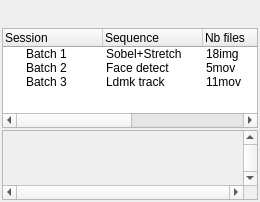
           <widget class="QWidget" name="page_batch">
            <layout class="QVBoxLayout" name="verticalLayout_19">
             <property name="spacing">
              <number>2</number>
             </property>
             <property name="margin">
              <number>2</number>
             </property>
             <item>
              <widget class="QFrame" name="batchQueueFrame">
               <layout class="QVBoxLayout" name="verticalLayout_18">
                <property name="spacing">
                 <number>2</number>
                </property>
                <property name="margin">
                 <number>0</number>
                </property>
                <item>
                 <widget class="QWidget" name="widget_4" native="true">
                  <layout class="QHBoxLayout" name="horizontalLayout_5">
                   <property name="spacing">
                    <number>0</number>
                   </property>
                   <property name="leftMargin">
                    <number>0</number>
                   </property>
                   <property name="topMargin">
                    <number>1</number>
                   </property>
                   <property name="rightMargin">
                    <number>0</number>
                   </property>
                   <property name="bottomMargin">
                    <number>1</number>
                   </property>
                   <item>
                    <widget class="QPushButton" name="batchPlayButton">
                     <property name="toolTip">
                      <string>Toggle play/pause</string>
                     </property>
                     <property name="text">
                      <string/>
                     </property>
                     <property name="icon">
                      <iconset resource="../../main/piaf.qrc">
                       <normaloff>:/images/22x22/system-run.png</normaloff>
                       <normalon>:/icons/22x22/media-playback-pause.png</normalon>:/images/22x22/system-run.png</iconset>
                     </property>
                     <property name="checkable">
                      <bool>true</bool>
                     </property>
                     <property name="flat">
                      <bool>true</bool>
                     </property>
                    </widget>
                   </item>
                   <item>
                    <spacer name="horizontalSpacer_5">
                     <property name="orientation">
                      <enum>Qt::Horizontal</enum>
                     </property>
                     <property name="sizeHint" stdset="0">
                      <size>
                       <width>40</width>
                       <height>20</height>
                      </size>
                     </property>
                    </spacer>
                   </item>
                   <item>
                    <widget class="QPushButton" name="batchMoveUpButton">
                     <property name="toolTip">
                      <string>Move up selected batch item</string>
                     </property>
                     <property name="text">
                      <string/>
                     </property>
                     <property name="icon">
                      <iconset resource="../ema.qrc">
                       <normaloff>:/icons/16x16/arrow-up.png</normaloff>:/icons/16x16/arrow-up.png</iconset>
                     </property>
                     <property name="flat">
                      <bool>true</bool>
                     </property>
                    </widget>
                   </item>
                   <item>
                    <widget class="QPushButton" name="batchMoveDownButton">
                     <property name="toolTip">
                      <string>Move down selected batch item</string>
                     </property>
                     <property name="text">
                      <string/>
                     </property>
                     <property name="icon">
                      <iconset resource="../ema.qrc">
                       <normaloff>:/icons/16x16/arrow-down.png</normaloff>:/icons/16x16/arrow-down.png</iconset>
                     </property>
                     <property name="flat">
                      <bool>true</bool>
                     </property>
                    </widget>
                   </item>
                   <item>
                    <widget class="QPushButton" name="batchDeleteButton">
                     <property name="toolTip">
                      <string>Delete selected batch item</string>
                     </property>
                     <property name="text">
                      <string/>
                     </property>
                     <property name="icon">
                      <iconset resource="../ema.qrc">
                       <normaloff>:/icons/16x16/trash-empty.png</normaloff>:/icons/16x16/trash-empty.png</iconset>
                     </property>
                     <property name="flat">
                      <bool>true</bool>
                     </property>
                    </widget>
                   </item>
                  </layout>
                 </widget>
                </item>
                <item>
                 <widget class="QTreeWidget" name="batchQueueTreeWidget">
                  <property name="sizePolicy">
                   <sizepolicy hsizetype="Expanding" vsizetype="Preferred">
                    <horstretch>0</horstretch>
                    <verstretch>0</verstretch>
                   </sizepolicy>
                  </property>
                  <property name="maximumSize">
                   <size>
                    <width>16777215</width>
                    <height>100</height>
                   </size>
                  </property>
                  <property name="allColumnsShowFocus">
                   <bool>true</bool>
                  </property>
                  <column>
                   <property name="text">
                    <string>Session</string>
                   </property>
                  </column>
                  <column>
                   <property name="text">
                    <string>Sequence</string>
                   </property>
                  </column>
                  <column>
                   <property name="text">
                    <string>Nb files</string>
                   </property>
                  </column>
                  <column>
                   <property name="text">
                    <string>Options</string>
                   </property>
                  </column>
                  <column>
                   <property name="text">
                    <string>Progress</string>
                   </property>
                  </column>
                  <item>
                   <property name="text">
                    <string>Batch 1</string>
                   </property>
                   <property name="text">
                    <string>Sobel+Stretch</string>
                   </property>
                   <property name="text">
                    <string>18img</string>
                   </property>
                   <property name="text">
                    <string>Rec, histo</string>
                   </property>
                   <property name="text">
                    <string>100%</string>
                   </property>
                   <property name="icon">
                    <iconset resource="../ema.qrc">
                     <normaloff>:/icons/16x16/dialog-ok-apply.png</normaloff>:/icons/16x16/dialog-ok-apply.png</iconset>
                   </property>
                  </item>
                  <item>
                   <property name="text">
                    <string>Batch 2</string>
                   </property>
                   <property name="text">
                    <string>Face detect</string>
                   </property>
                   <property name="text">
                    <string>5mov</string>
                   </property>
                   <property name="text">
                    <string>Rec</string>
                   </property>
                   <property name="text">
                    <string>42%</string>
                   </property>
                   <property name="icon">
                    <iconset resource="../ema.qrc">
                     <normaloff>:/icons/16x16/system-software-update.png</normaloff>:/icons/16x16/system-software-update.png</iconset>
                   </property>
                  </item>
                  <item>
                   <property name="text">
                    <string>Batch 3</string>
                   </property>
                   <property name="text">
                    <string>Ldmk track</string>
                   </property>
                   <property name="text">
                    <string>11mov</string>
                   </property>
                   <property name="text">
                    <string>Histo</string>
                   </property>
                   <property name="text">
                    <string>Waiting</string>
                   </property>
                   <property name="icon">
                    <iconset resource="../ema.qrc">
                     <normaloff>:/icons/16x16/view-history.png</normaloff>:/icons/16x16/view-history.png</iconset>
                   </property>
                  </item>
                 </widget>
                </item>
               </layout>
              </widget>
             </item>
             <item>
              <widget class="QScrollArea" name="batchProgressScrollArea">
               <property name="verticalScrollBarPolicy">
                <enum>Qt::ScrollBarAlwaysOn</enum>
               </property>
               <property name="horizontalScrollBarPolicy">
                <enum>Qt::ScrollBarAlwaysOn</enum>
               </property>
               <property name="widgetResizable">
                <bool>true</bool>
               </property>
               <widget class="QWidget" name="batchProgressScrollAreaContents">
                <property name="geometry">
                 <rect>
                  <x>0</x>
                  <y>0</y>
                  <width>561</width>
                  <height>339</height>
                 </rect>
                </property>
                <layout class="QVBoxLayout" name="verticalLayout_17">
                 <property name="leftMargin">
                  <number>2</number>
                 </property>
                 <property name="topMargin">
                  <number>0</number>
                 </property>
                 <property name="rightMargin">
                  <number>0</number>
                 </property>
                 <property name="bottomMargin">
                  <number>0</number>
                 </property>
                </layout>
               </widget>
              </widget>
             </item>
            </layout>
           </widget>
